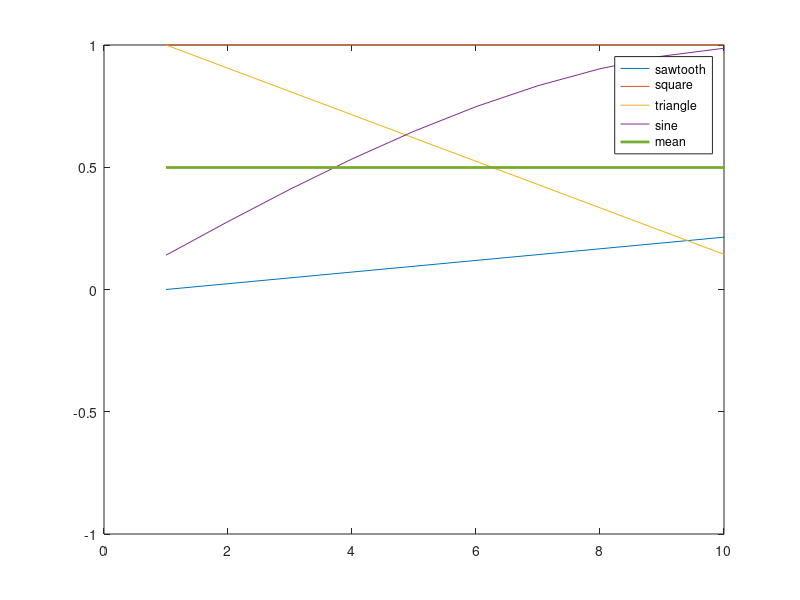

MATLAB code to generate this figure:
clear all; clc; clf; close all;

Fs = 44000;
step_Size_1 = 51076057; %C5
step_Size_2 = 64351799; %E5

n = 10000;

int32_max = 2147483647;

freq_1 = (int32_max/step_Size_1);
freq_2 = (int32_max/step_Size_2);

%% Generate C sawtooth and square
y1 = zeros(n,1); %phase generator
y1_square = zeros(n,1);
y1_sine = zeros(n,1);
y1_triangle = zeros(n,1);
for i=1:size(y1,1)
    if (i == 1)
        y1(i,1) = 0;
    else
        temp = y1(i-1,1) + step_Size_1; 
        if temp > int32_max
            y1(i,1) = 0;
        else
            y1(i,1) = temp;
        end
    end
    if y1(i,1) > int32_max/2
        y1_square(i,1) = 0;
        y1_triangle(i,1) = -1 + (y1(i,1)/int32_max - 0.5)*4;
    else
        y1_square(i,1) = 1;
        y1_triangle(i,1) = 1 - y1(i,1)/int32_max*4;
    end
    y1_sine(i,1) = sin(pi*freq_1*i);
end
y1_mean = mean(y1,1:Fs);
y1_AC = y1 - y1_mean;
y1_mean = y1_mean.*ones(1,n);

%% Generate E Sawtooth and square
y2 = zeros(n,1);
y2_square = zeros(n,1);
y2_sine = zeros(n,1);
y2_triangle = zeros(n,1);
for i=1:size(y2,1)
    y2_sine(i,1) = sin(pi*freq_2*i);
    if (i == 1)
        y2(i,1) = 0;
    else
        temp = y2(i-1,1) + step_Size_2; 
        if temp > int32_max
            y2(i,1) = 0;
        else
            y2(i,1) = temp;
        end
    end
    if y2(i,1) > int32_max/2
        y2_square(i,1) = 0;
        y2_triangle(i,1) = -1 + (y2(i,1)/int32_max - 0.5)*4;
    else
        y2_square(i,1) = 1;
        y2_triangle(i,1) = 1 - y2(i,1)/int32_max*4;
    end
end
y2_mean = mean(y2,1:Fs);
y2_AC = y2 - y2_mean;
y2_mean = y2_mean.*ones(1,n);

%% Polyphony
y  = max(y1_AC,y2_AC);
y_square  = max(y1_square,y2_square);
y_triangle  = max(y1_triangle,y2_triangle);

y_sine = y1_sine + y2_sine;
% y_sine = zeros(10000,1);
% for i=1:size(y1_sine,1)
%     if y1_sine(i,1) > 0
%         y_sine(i, 1) = max(y1_sine(i,1), y2_sine(i,1));
%     else
%         y_sine(i, 1) = min(y1_sine(i,1), y2_sine(i,1));
%     end
% end

%%
figure(1); clf;
plot(y1/int32_max); hold on;
plot(y1_square); hold on;
plot(y1_triangle); hold on;
plot(y1_sine); hold on;
plot(y1_mean/int32_max, 'linewidth',2);
% plot(y_sine, 'linewidth',2);
legend("sawtooth","square","triangle","sine","mean");
xlim([0 100000/10000])

%%
sound(y2_square, Fs);